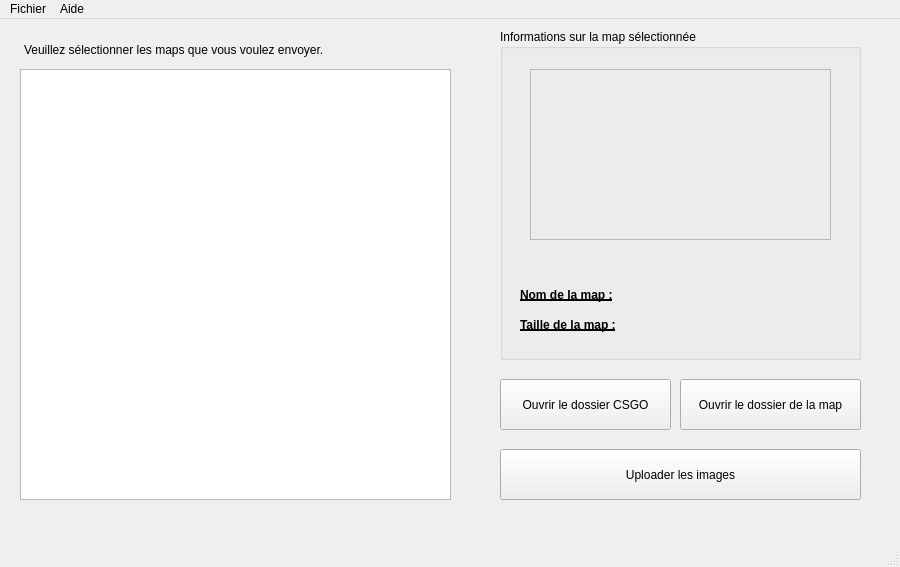
<?xml version="1.0" encoding="UTF-8"?>
<ui version="4.0">
 <class>MainWindow</class>
 <widget class="QMainWindow" name="MainWindow">
  <property name="enabled">
   <bool>true</bool>
  </property>
  <property name="geometry">
   <rect>
    <x>0</x>
    <y>0</y>
    <width>900</width>
    <height>567</height>
   </rect>
  </property>
  <property name="minimumSize">
   <size>
    <width>0</width>
    <height>0</height>
   </size>
  </property>
  <property name="baseSize">
   <size>
    <width>0</width>
    <height>0</height>
   </size>
  </property>
  <property name="windowTitle">
   <string>MainWindow</string>
  </property>
  <property name="windowIcon">
   <iconset>
    <normaloff>C:/Users/JPCar/Pictures/csgo.png</normaloff>C:/Users/JPCar/Pictures/csgo.png</iconset>
  </property>
  <property name="iconSize">
   <size>
    <width>48</width>
    <height>48</height>
   </size>
  </property>
  <widget class="QWidget" name="centralWidget">
   <widget class="QGroupBox" name="groupBox">
    <property name="geometry">
     <rect>
      <x>500</x>
      <y>10</y>
      <width>361</width>
      <height>331</height>
     </rect>
    </property>
    <property name="title">
     <string>Informations sur la map sélectionnée</string>
    </property>
    <widget class="QFrame" name="frame">
     <property name="geometry">
      <rect>
       <x>30</x>
       <y>40</y>
       <width>301</width>
       <height>171</height>
      </rect>
     </property>
     <property name="frameShape">
      <enum>QFrame::StyledPanel</enum>
     </property>
     <property name="frameShadow">
      <enum>QFrame::Raised</enum>
     </property>
     <widget class="QLabel" name="img">
      <property name="geometry">
       <rect>
        <x>14</x>
        <y>15</y>
        <width>271</width>
        <height>141</height>
       </rect>
      </property>
      <property name="text">
       <string/>
      </property>
     </widget>
    </widget>
    <widget class="QLabel" name="label_3">
     <property name="geometry">
      <rect>
       <x>20</x>
       <y>250</y>
       <width>111</width>
       <height>31</height>
      </rect>
     </property>
     <property name="font">
      <font>
       <weight>75</weight>
       <bold>true</bold>
       <underline>true</underline>
      </font>
     </property>
     <property name="text">
      <string>Nom de la map :</string>
     </property>
    </widget>
    <widget class="QLabel" name="label_4">
     <property name="geometry">
      <rect>
       <x>20</x>
       <y>280</y>
       <width>111</width>
       <height>31</height>
      </rect>
     </property>
     <property name="font">
      <font>
       <weight>75</weight>
       <bold>true</bold>
       <underline>true</underline>
      </font>
     </property>
     <property name="text">
      <string>Taille de la map :</string>
     </property>
    </widget>
    <widget class="QLabel" name="mapNameLabel">
     <property name="geometry">
      <rect>
       <x>150</x>
       <y>250</y>
       <width>201</width>
       <height>31</height>
      </rect>
     </property>
     <property name="text">
      <string/>
     </property>
    </widget>
    <widget class="QLabel" name="mapSizeLabel">
     <property name="geometry">
      <rect>
       <x>150</x>
       <y>280</y>
       <width>141</width>
       <height>31</height>
      </rect>
     </property>
     <property name="text">
      <string/>
     </property>
    </widget>
   </widget>
   <widget class="QListWidget" name="listWidget">
    <property name="geometry">
     <rect>
      <x>20</x>
      <y>50</y>
      <width>431</width>
      <height>431</height>
     </rect>
    </property>
   </widget>
   <widget class="QLabel" name="label_2">
    <property name="geometry">
     <rect>
      <x>24</x>
      <y>20</y>
      <width>391</width>
      <height>21</height>
     </rect>
    </property>
    <property name="text">
     <string>Veuillez sélectionner les maps que vous voulez envoyer.</string>
    </property>
   </widget>
   <widget class="QPushButton" name="uploadButton">
    <property name="geometry">
     <rect>
      <x>500</x>
      <y>430</y>
      <width>361</width>
      <height>51</height>
     </rect>
    </property>
    <property name="text">
     <string>Uploader les images</string>
    </property>
    <property name="iconSize">
     <size>
      <width>40</width>
      <height>40</height>
     </size>
    </property>
   </widget>
   <widget class="QPushButton" name="openCsButton">
    <property name="geometry">
     <rect>
      <x>500</x>
      <y>360</y>
      <width>171</width>
      <height>51</height>
     </rect>
    </property>
    <property name="text">
     <string>Ouvrir le dossier CSGO</string>
    </property>
   </widget>
   <widget class="QPushButton" name="openItemButton">
    <property name="geometry">
     <rect>
      <x>680</x>
      <y>360</y>
      <width>181</width>
      <height>51</height>
     </rect>
    </property>
    <property name="text">
     <string>Ouvrir le dossier de la map</string>
    </property>
   </widget>
  </widget>
  <widget class="QMenuBar" name="menuBar">
   <property name="geometry">
    <rect>
     <x>0</x>
     <y>0</y>
     <width>900</width>
     <height>26</height>
    </rect>
   </property>
   <widget class="QMenu" name="menuFichier">
    <property name="title">
     <string>Fichier</string>
    </property>
    <addaction name="actionQuitter"/>
   </widget>
   <widget class="QMenu" name="menuAide">
    <property name="title">
     <string>Aide</string>
    </property>
   </widget>
   <addaction name="menuFichier"/>
   <addaction name="menuAide"/>
  </widget>
  <widget class="QStatusBar" name="statusBar"/>
  <action name="actionQuitter">
   <property name="text">
    <string>Quitter</string>
   </property>
  </action>
 </widget>
 <layoutdefault spacing="6" margin="11"/>
 <resources/>
 <connections/>
</ui>
